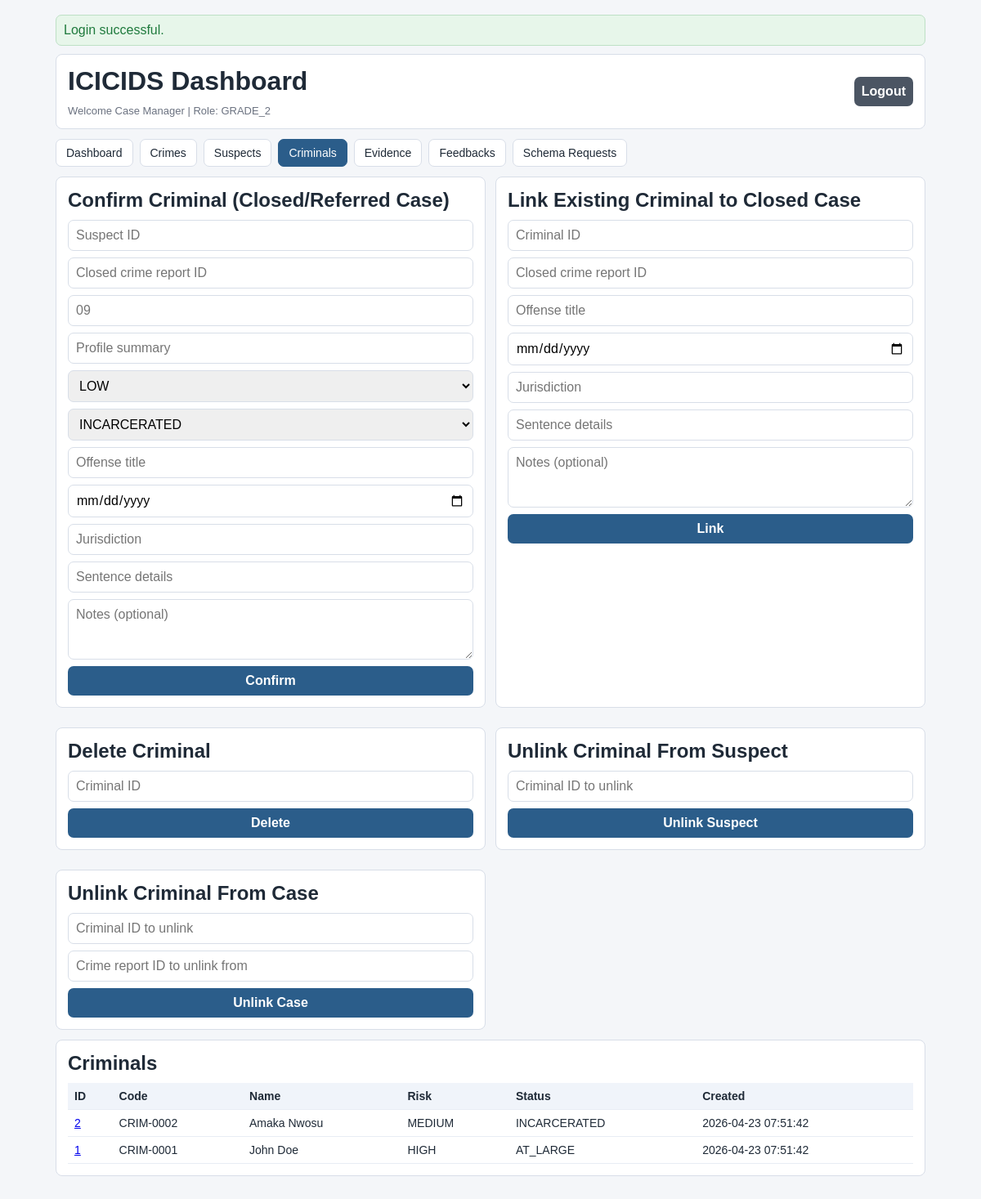
The app's page /index.php?view=criminals (signed in), older data.
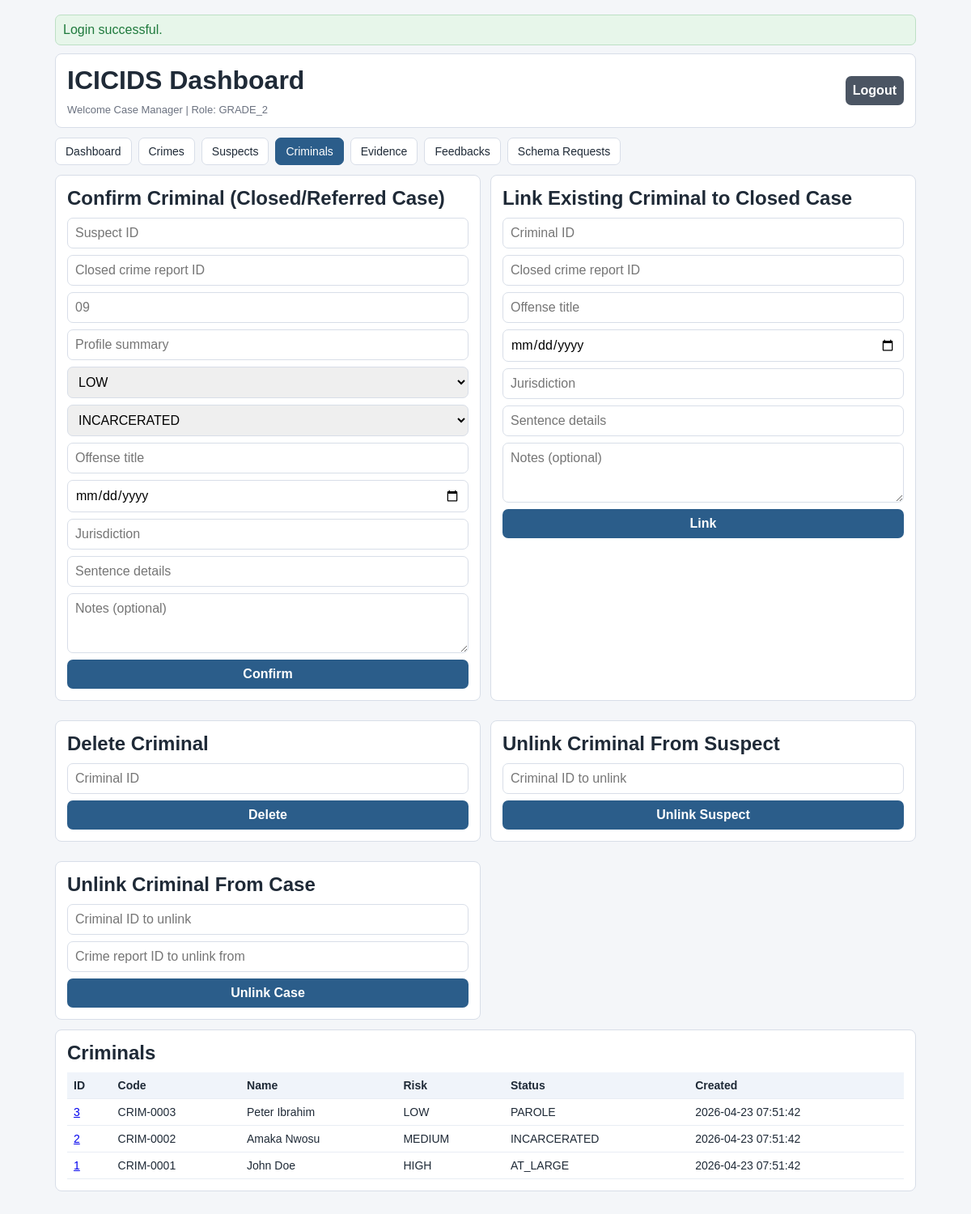
The same page, newer data.
### tables this page shows
CREATE TABLE criminals (
    id BIGINT UNSIGNED AUTO_INCREMENT PRIMARY KEY,
    suspect_id BIGINT UNSIGNED NULL,
    crime_report_id BIGINT UNSIGNED NULL,
    criminal_code VARCHAR(40) NOT NULL UNIQUE,
    profile_summary TEXT NOT NULL,
    risk_level ENUM('LOW', 'MEDIUM', 'HIGH', 'CRITICAL') NOT NULL DEFAULT 'MEDIUM',
    current_status ENUM('INCARCERATED', 'AT_LARGE', 'PAROLE', 'DECEASED') NOT NULL,
    added_by_officer_id BIGINT UNSIGNED NOT NULL,
    confirmed_at DATETIME NOT NULL DEFAULT CURRENT_TIMESTAMP,
    updated_at DATETIME NOT NULL DEFAULT CURRENT_TIMESTAMP ON UPDATE CURRENT_TIMESTAMP,
    CONSTRAINT uq_criminals_suspect UNIQUE (suspect_id),
    CONSTRAINT fk_criminals_suspect
        FOREIGN KEY (suspect_id) REFERENCES suspects(id)
        ON UPDATE CASCADE ON DELETE SET NULL,
    CONSTRAINT fk_criminals_primary_crime
        FOREIGN KEY (crime_report_id) REFERENCES crime_reports(id)
        ON UPDATE CASCADE ON DELETE SET NULL,
    CONSTRAINT fk_criminals_added_by
        FOREIGN KEY (added_by_officer_id) REFERENCES officers(id)
        ON UPDATE CASCADE ON DELETE RESTRICT,
    INDEX idx_criminals_status (current_status),
    INDEX idx_criminals_risk (risk_level),
    INDEX idx_criminals_crime_report (crime_report_id),
    INDEX idx_criminals_added_by (added_by_officer_id)
);

CREATE TABLE suspects (
    id BIGINT UNSIGNED AUTO_INCREMENT PRIMARY KEY,
    first_name VARCHAR(100) NOT NULL,
    last_name VARCHAR(100) NOT NULL,
    crime_report_id BIGINT UNSIGNED NULL,
    date_of_birth DATE NULL,
    gender ENUM('MALE', 'FEMALE', 'OTHER', 'UNKNOWN') NOT NULL DEFAULT 'UNKNOWN',
    national_id VARCHAR(80) NULL,
    address_line VARCHAR(255) NULL,
    phone VARCHAR(30) NULL,
    reason_for_suspicion TEXT NOT NULL,
    suspect_status ENUM('PERSON_OF_INTEREST', 'WANTED', 'ARRESTED', 'CLEARED') NOT NULL DEFAULT 'PERSON_OF_INTEREST',
    created_by_officer_id BIGINT UNSIGNED NOT NULL,
    created_at DATETIME NOT NULL DEFAULT CURRENT_TIMESTAMP,
    updated_at DATETIME NOT NULL DEFAULT CURRENT_TIMESTAMP ON UPDATE CURRENT_TIMESTAMP,
    CONSTRAINT uq_suspects_national_id UNIQUE (national_id),
    CONSTRAINT fk_suspects_primary_crime
        FOREIGN KEY (crime_report_id) REFERENCES crime_reports(id)
        ON UPDATE CASCADE ON DELETE SET NULL,
    CONSTRAINT fk_suspects_created_by
        FOREIGN KEY (created_by_officer_id) REFERENCES officers(id)
        ON UPDATE CASCADE ON DELETE RESTRICT,
    INDEX idx_suspects_name (last_name, first_name),
    INDEX idx_suspects_status (suspect_status),
    INDEX idx_suspects_crime_report (crime_report_id),
    INDEX idx_suspects_created_by (created_by_officer_id)
);

### Auth.php (called while the page is built, shortened)
<?php
final class Auth
{
    public function isAuthenticated(): bool
    {
        return isset($_SESSION[self::SESSION_KEY]);
    }
    public function currentOfficer(): ?array
    {
        return $_SESSION[self::SESSION_KEY];
    }
    public function enforce(string $operation, ?string $table = null): void
    {
        $officer = $this->currentOfficer();
        $rank = (string)$officer['rank'];
        $normalizedOperation = strtoupper(trim($operation));
        $normalizedTable = $table !== null ? strtolower(trim($table)) : null;
        if (
            $normalizedOperation === 'READ'
            && in_array($normalizedTable, ['officer_activity', 'login_logs'], true)
            && $rank !== self::ROLE_GRADE_1
        ) {
            throw new RuntimeException('Permission denied. Audit logs are restricted to Grade 1 officer.');
        }
        if ($rank === self::ROLE_GRADE_2) {
            $createTables = [
                'crime_reports',
                'suspects',
                'criminals',
                'evidence',
                'crime_report_suspects',
                'crime_report_evidence',
                'suspect_evidence',
                'criminal_history',
                'criminal_aliases',
            ];
            $deleteTables = [
                'crime_reports',
                'suspects',
                'criminals',
                'evidence',
                'crime_report_suspects',
                'crime_report_evidence',
                'suspect_evidence',
                'criminal_history',
                'criminal_aliases',
            ];
            if ($normalizedOperation === 'READ' || $normalizedOperation === 'UPDATE') {
                return;
            }
            if (
                $normalizedOperation === 'CREATE'
                && in_array($normalizedTable, array_merge($createTables, ['schema_requests', 'feedbacks']), true)
            ) {
                return;
            }
            if ($normalizedOperation === 'DELETE' && in_array($normalizedTable, $deleteTables, true)) {
                return;
            }
            throw new RuntimeException('Permission denied for Grade 2 officer.');
        }
        throw new RuntimeException('Unknown role. Access denied.');
    }
    public function can(string $operation, ?string $table = null): bool
    {
        try {
            return true;
        } catch (Throwable $e) {
            return false;
        }
    }
}

### criminals.php (the view, shortened to what the changed rows need)
<?php
$canCreateCriminal = $canCreateCriminal ?? false;
$canLinkCriminal = $canLinkCriminal ?? false;
$canDeleteCriminal = $canDeleteCriminal ?? false;
$criminals = $criminals ?? [];
?>
<div class="grid-2">
    <?php if ($canCreateCriminal): ?>
        <section class="card">
            <h2>Confirm Criminal (Closed/Referred Case)</h2>
        </section>
    <?php endif; ?>
    <?php if ($canLinkCriminal): ?>
        <section class="card">
            <h2>Link Existing Criminal to Closed Case</h2>
        </section>
    <?php endif; ?>
    <?php if ($canDeleteCriminal): ?>
        <section class="card">
            <h2>Delete Criminal</h2>
        </section>
    <?php endif; ?>
    <?php if ($canLinkCriminal): ?>
        <section class="card">
            <h2>Unlink Criminal From Suspect</h2>
        </section>
        <section class="card">
            <h2>Unlink Criminal From Case</h2>
        </section>
    <?php endif; ?>
</div>
<section class="card">
    <h2>Criminals</h2>
    <div class="table-wrap">
        <table>
            <thead><tr><th>ID</th><th>Code</th><th>Name</th><th>Risk</th><th>Status</th><th>Created</th></tr></thead>
            <tbody>
            <?php foreach ($criminals as $row): ?>
                <tr>
                    <td><a href="index.php?view=criminals&criminal_id=<?= h((string)$row['id']) ?>"><?= h((string)$row['id']) ?></a></td>
                    <td><?= h((string)$row['criminal_code']) ?></td>
                    <td><?= h(trim((string)($row['first_name'] ?? '') . ' ' . (string)($row['last_name'] ?? '')) ?: 'Unlinked suspect') ?></td>
                    <td><?= h((string)$row['risk_level']) ?></td>
                    <td><?= h((string)$row['current_status']) ?></td>
                    <td><?= h((string)$row['created_at']) ?></td>
                </tr>
            <?php endforeach; ?>
            </tbody>
        </table>
    </div>
</section>

Row changes from the older to the newer data that the page shows:
added criminals: id "3", criminal_code "CRIM-0003", suspect.last_name "Peter Ibrahim", risk_level "LOW", current_status "PAROLE", confirmed_at "2026-04-23 07:51:42"
